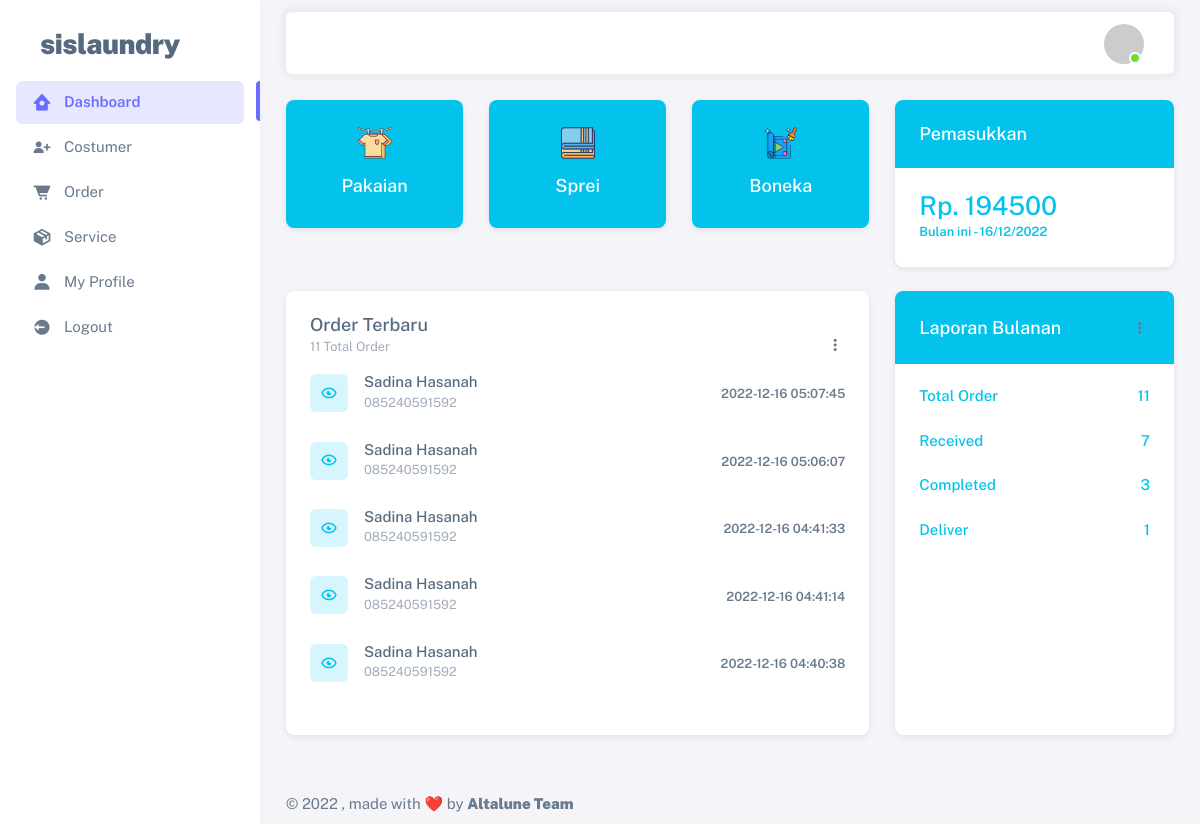
The app's page /dashboard.php (signed in) with its own data.
### tables this page shows
CREATE TABLE `transactions` (
  `transactions_id` int(11) NOT NULL,
  `users_id` int(11) NOT NULL,
  `costumers_id` int(11) NOT NULL,
  `service_id` int(11) NOT NULL,
  `date_transaction` datetime NOT NULL,
  `status` enum('SELESAI','MASUK','KELUAR') NOT NULL,
  `weight` float NOT NULL,
  `payment_method` enum('BAYAR DIAWAL','BAYAR NANTI') NOT NULL
);

CREATE TABLE `costumers` (
  `id` int(11) NOT NULL,
  `name` varchar(255) NOT NULL,
  `phone_number` varchar(12) NOT NULL,
  `email` varchar(255) NOT NULL,
  `address` text NOT NULL,
  `registration_date` date NOT NULL
);

### dashboard.php (the view, shortened to what the rows shown need)
<?php
include 'config.php';
?>
<!DOCTYPE html>
<html
    lang="en"
    class="light-style layout-menu-fixed"
    dir="ltr"
    data-theme="theme-default"
    data-assets-path="../assets/"
    data-template="vertical-menu-template-free"
>
<head>
    <link rel="stylesheet" href="assets/vendor/fonts/boxicons.css" />
    <link rel="stylesheet" href="assets/vendor/css/core.css" class="template-customizer-core-css" />
    <link rel="stylesheet" href="assets/vendor/css/theme-default.css" class="template-customizer-theme-css" />
    <link rel="stylesheet" href="assets/css/demo.css" />
    <link rel="stylesheet" href="assets/vendor/libs/perfect-scrollbar/perfect-scrollbar.css" />
    <link rel="stylesheet" href="assets/vendor/libs/apex-charts/apex-charts.css" />
</head>
<body>
    <div class="layout-wrapper layout-content-navbar">
    <div class="layout-container">
        <div class="layout-page">
        <div class="content-wrapper">
            <div class="container-xxl flex-grow-1 container-p-y">
            <div class="row">
                <div class="col-md-6 col-lg-8 col-xl-8 order-0 mb-4">
                <div class="card h-100">
                    <div class="card-body">
                        <ul class="p-0 m-0">
                        <?php
                            $query = mysqli_query($config, "SELECT * FROM transactions
                            JOIN users ON transactions.users_id=users.id
                            JOIN service ON transactions.service_id=service.id
                            JOIN costumers ON transactions.costumers_id=costumers.id ORDER BY date_transaction DESC LIMIT 5");
                            while($data = mysqli_fetch_array($query)) {
                        ?>
                            <li class="d-flex mb-4 pb-1">
                                <div class="avatar flex-shrink-0 me-3">
                                    <span class="avatar-initial rounded bg-label-info"><i class="bx bx-show-alt"></i></span>
                                </div>
                                <div class="d-flex w-100 flex-wrap align-items-center justify-content-between gap-2">
                                    <div class="me-2"><h6 class="mb-0"><?= $data['name']; ?></h6>
                                        <small class="text-muted"><?= $data['phone_number']; ?></small>
                                    </div>
                                    <div class="user-progress">
                                        <small class="fw-semibold"><?= $data['date_transaction']; ?></small>
                                    </div>
                                </div>
                            </li>
                        <?php
                            }
                        ?>
                        </ul>
                    </div>
                </div>
                </div>
            </div>
            </div>
        </div>
        </div>
    </div>
    </div>
</body>
</html>

### records on screen
transactions: costumers.name "Sadina Hasanah", costumers.phone_number "085240591592", date_transaction "2022-12-16 05:07:45"
transactions: costumers.name "Sadina Hasanah", costumers.phone_number "085240591592", date_transaction "2022-12-16 05:06:07"
transactions: costumers.name "Sadina Hasanah", costumers.phone_number "085240591592", date_transaction "2022-12-16 04:41:33"
transactions: costumers.name "Sadina Hasanah", costumers.phone_number "085240591592", date_transaction "2022-12-16 04:41:14"
transactions: costumers.name "Sadina Hasanah", costumers.phone_number "085240591592", date_transaction "2022-12-16 04:40:38"

### other values on screen
$r['pemasukan'] "194500"
$r['totalOrder'] "11"
$r['received'] "7"
$r['completed'] "3"
$r['onProgress'] "1"
